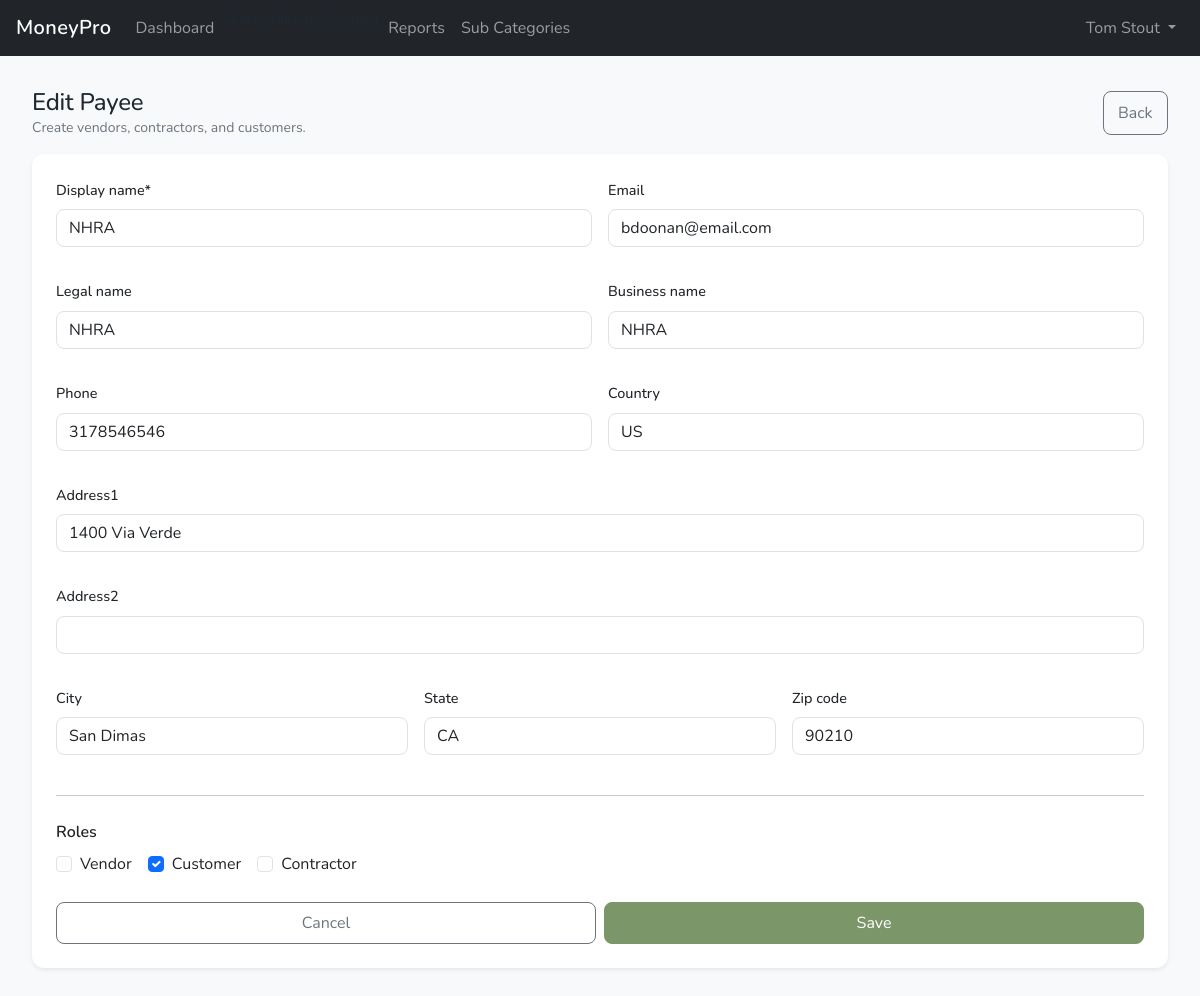
The app's page /payees/2/edit/ (signed in) with its own data.
### ledger/models.py (models this page shows, shortened)
class Payee(BusinessOwnedModelMixin):
    display_name = models.CharField(max_length=255)
    legal_name = models.CharField(max_length=255, blank=True)
    business_name = models.CharField(max_length=255, blank=True)
    email = models.EmailField(blank=True)
    phone = models.CharField(max_length=50, blank=True)
    address1 = models.CharField(max_length=255, blank=True)
    address2 = models.CharField(max_length=255, blank=True)
    city = models.CharField(max_length=120, blank=True)
    state = models.CharField(max_length=50, blank=True)
    zip_code = models.CharField(max_length=20, blank=True)
    country = models.CharField(max_length=50, blank=True, default="US")
    is_vendor         = models.BooleanField(default=True)
    is_customer       = models.BooleanField(default=False)
    is_contractor     = models.BooleanField(default=False)
    class Meta:
        ordering = ["display_name"]
        constraints = [
            models.UniqueConstraint(
                fields=["business", "display_name"],
                name="uniq_payee_display_name_per_business",
            )
        ]

### ledger/views.py (the view, shortened to what this page needs)
# urls.py: path("payees/<int:pk>/edit/", PayeeUpdateView.as_view(), name="payee_update"),
class PayeeUpdateView(LoginRequiredMixin, UpdateView):
    model = Payee
    form_class = PayeeForm
    template_name = "ledger/payees/payee_form.html"
    success_url = reverse_lazy("ledger:payee_list")
    def get_queryset(self):
        return Payee.objects.filter(business=self.request.business)
    def get_form_kwargs(self):
        kwargs = super().get_form_kwargs()
        kwargs["business"] = self.request.business
        return kwargs

### ledger/forms.py
class PayeeForm(forms.ModelForm):
    class Meta:
        model = Payee
        fields = [
            "display_name",
            "legal_name",
            "business_name",
            "email",
            "phone",
            "address1",
            "address2",
            "city",
            "state",
            "zip_code",
            "country",
            "is_vendor",
            "is_customer",
            "is_contractor",
        ]
    def __init__(self, *args, **kwargs):
        self.business = kwargs.pop("business", None)
        super().__init__(*args, **kwargs)
        if not self.business:
            raise ValueError("PayeeForm requires business=...")
        for name, field in self.fields.items():
            widget = field.widget
            if hasattr(widget, "attrs"):
                if getattr(widget, "input_type", "") != "checkbox":
                    widget.attrs.setdefault("class", "form-control")
        for cb in ("is_vendor", "is_customer", "is_contractor"):
            self.fields[cb].widget.attrs.setdefault("class", "form-check-input")

### ledger/templates/ledger/payees/payee_form.html (shortened to what this page needs)
{% extends "index.html" %}
{% load crispy_forms_tags %}
{% block content %}
<div class="container-fluid px-2 px-md-3 py-3">
  <div class="d-flex justify-content-between align-items-center mb-3">
    <div>
      <h1 class="h4 mb-0">{% if object %}Edit Payee{% else %}New Payee{% endif %}</h1>
      <div class="text-muted small">Create vendors, contractors, and customers.</div>
    </div>
    <a class="btn btn-outline-secondary" href="{% url 'ledger:payee_list' %}">Back</a>
  </div>
  <div class="card shadow-sm">
    <div class="card-body p-3 p-md-4">
      <form method="post" novalidate>
        <div class="row g-3">
          <div class="col-12 col-md-6">{{ form.display_name|as_crispy_field }}</div>
          <div class="col-12 col-md-6">{{ form.email|as_crispy_field }}</div>
          <div class="col-12 col-md-6">{{ form.legal_name|as_crispy_field }}</div>
          <div class="col-12 col-md-6">{{ form.business_name|as_crispy_field }}</div>
          <div class="col-12 col-md-6">{{ form.phone|as_crispy_field }}</div>
          <div class="col-12 col-md-6">{{ form.country|as_crispy_field }}</div>
          <div class="col-12">{{ form.address1|as_crispy_field }}</div>
          <div class="col-12">{{ form.address2|as_crispy_field }}</div>
          <div class="col-12 col-md-4">{{ form.city|as_crispy_field }}</div>
          <div class="col-12 col-md-4">{{ form.state|as_crispy_field }}</div>
          <div class="col-12 col-md-4">{{ form.zip_code|as_crispy_field }}</div>
        </div>
        <hr class="my-4">
        <div class="fw-semibold mb-2">Roles</div>
        <div class="d-flex flex-wrap gap-3">
          <div class="form-check">
            {{ form.is_vendor }} <label class="form-check-label" for="{{ form.is_vendor.id_for_label }}">Vendor</label>
          </div>
          <div class="form-check">
            {{ form.is_customer }} <label class="form-check-label" for="{{ form.is_customer.id_for_label }}">Customer</label>
          </div>
          <div class="form-check">
            {{ form.is_contractor }} <label class="form-check-label" for="{{ form.is_contractor.id_for_label }}">Contractor</label>
          </div>
        </div>
        <div class="d-grid d-sm-flex gap-2 justify-content-sm-end mt-4">
          <a class="btn btn-outline-secondary w-100 w-sm-auto py-2" href="{% url 'ledger:payee_list' %}">Cancel</a>
          <button class="btn btn-primary w-100 w-sm-auto py-2" type="submit">Save</button>
        </div>
      </form>
    </div>
  </div>
</div>
{% endblock %}

### templates/partials/navbar.html (shortened to what this page needs)
{% load static %}
<nav class="navbar navbar-expand-lg navbar-dark bg-dark">
  <div class="container-fluid px-2 px-md-3">
    <a class="navbar-brand fw-semibold" href="/">MoneyPro</a>
    <div class="collapse navbar-collapse" id="mainNavbar">
      <ul class="navbar-nav me-auto mb-2 mb-lg-0">
        {% if user.is_authenticated %}
          {% with current_url_name=request.resolver_match.url_name current_ns=request.resolver_match.namespace %}
            <li class="nav-item">
              <a class="nav-link {% if current_ns == 'dashboard' and current_url_name == 'home' %}active{% endif %}"
                 href="{% url 'dashboard:home' %}">
                Dashboard
              </a>
            </li>
          {% endwith %}
        {% endif %}
        <li>
          <a class="dropdown-item" href="{% url 'vehicles:yearly_mileage_report' %}">Yearly Mileage Report</a>
        </li>
        <li>
          <a class="nav-link" href="{% url 'reports:home' %}">Reports</a>
        </li>
                <li>
          <a class="nav-link" href="{% url 'ledger:subcategory_list' %}">Sub Categories</a>
        </li>
      </ul>
      <ul class="navbar-nav ms-auto mb-2 mb-lg-0">
        {% if user.is_authenticated %}
          <li class="nav-item dropdown">
            <a class="nav-link dropdown-toggle" href="#"
               id="userMenu" role="button"
               data-bs-toggle="dropdown" aria-expanded="false">
              {{ user.get_full_name|default:user.email|default:user.get_username }}
            </a>
          </li>
        {% else %}
          <li class="nav-item">
            <a class="nav-link" href="{% url 'account_login' %}">Sign in</a>
          </li>
        {% endif %}
      </ul>
    </div>
  </div>
</nav>

### static/css/main.css (style rules this page uses)
:root { --color-primary: #7B9669; --color-secondary: #2C4C5C; --color-success: #3C9EA4; --color-danger: #D6794D; --color-warning: #DDB05E; --color-info: #BAC8B1; --color-bg: #f8f9fa; --color-surface: #ffffff; --color-text: #1f2933; --color-muted: #6c757d; --radius-sm: 0.375rem; --radius-md: 0.5rem; --radius-lg: 0.75rem; --shadow-sm: 0 1px 2px rgba(0,0,0,.05); --shadow-md: 0 4px 10px rgba(0,0,0,.08); }
body { font-family: "Nunito", -apple-system, BlinkMacSystemFont, "Segoe UI", Roboto, Helvetica, Arial, sans-serif; font-optical-sizing: auto; font-weight: 400; font-style: normal; background-color: var(--color-bg); color: var(--color-text); -webkit-font-smoothing: antialiased; -moz-osx-font-smoothing: grayscale; }
h1, h2, h3, h4, h5, h6 { font-weight: 600; letter-spacing: -0.01em; color: var(--color-text); }
h1 { font-size: 1.5rem; }
a { color: var(--color-primary); text-decoration: none; }
.btn-primary { --bs-btn-bg: var(--color-primary); --bs-btn-border-color: var(--color-primary); --bs-btn-hover-bg: color-mix(in srgb, var(--color-primary), #000 10%); --bs-btn-hover-border-color: color-mix(in srgb, var(--color-primary), #000 10%); }
.btn { padding: 0.55rem 0.9rem; border-radius: var(--radius-md); }
.card { border-radius: var(--radius-lg); border: none; box-shadow: var(--shadow-sm); }
.form-control, .form-select { border-radius: var(--radius-md); }
.form-label { font-weight: 500; font-size: 0.9rem; }
.navbar-brand { font-weight: 700; letter-spacing: 0.02em; }
.text-muted { color: var(--color-muted) !important; }
@media (min-width: 768px) { h1 { font-size: 1.75rem; } }

### records on screen
Payee: display_name "NHRA", email "bdoonan@email.com", legal_name "NHRA", business_name "NHRA", phone "3178546546", country "US", address1 "1400 Via Verde", city "San Dimas", state "CA", zip_code "90210", is_customer "☑"

### other values on screen
{{ user.get_full_name|default:user.email|default:user.get_username }} "Tom Stout"
